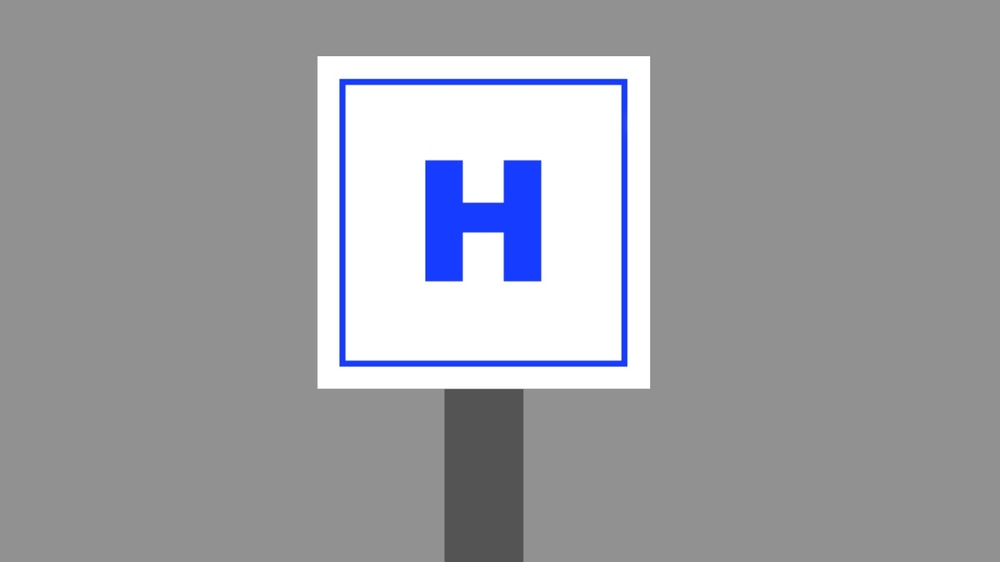
#> input picture Zeva Nathania Yuke Putri_5004221151_TugasOpenCV/tugas 3/gtt.jpg, 1000 x 562 px, shrunk from 1600 x 900 before the run, given in place of Valo.jpg, which was not available
$ python 'Zeva NYP _5004221151_Tugas1.py'
#> lines starting #> are read from the running program, lines starting #| are printed output that depends on the picture; pictures that were not available may be replaced by others from this repository, and a replacement may not be noted
import cv2 as cv
import numpy as np
import cvzone

## required image // raw
img = cv.imread("Valo.jpg")
#> img is the input picture: shape (562, 1000, 3); mean B, G, R 164.7, 159.2, 158.1

## begin by dividing an image onto 4 sections
## vertical divide image
## start!!!
height = img.shape[0]
#> height = 562
width = img.shape[1]
#> width = 1000
## cut an image into a half
width_cutoff = width // 2
#> width_cutoff = 500
left1 = img[:, :width_cutoff]
right1 = img[:, width_cutoff:]
## finishing vertical divide image

## counter clockwising so it would turns to 4 sections
## rotate image LEFT1 to 90 CLOCKWISE
img= cv.rotate(left1, cv.ROTATE_90_CLOCKWISE)
#> img: shape (500, 562, 3)

## starting vertical divide image
height = img.shape[0]
#> height = 500
width = img.shape[1]
#> width = 562

## cut off the image on a half
width_cutoff = width // 2
#> width_cutoff = 281
l1 = img[:, :width_cutoff]
l2 = img[:, width_cutoff:]
## finish vertical divide image
## rotate image to 90 counterclockwise
l1 = cv.rotate(l1, cv.ROTATE_90_COUNTERCLOCKWISE)
#> l1: shape (281, 500, 3)
#save
# cv.imwrite("valo_1.jpg", l1)
#rotate image to 90 COUNTERCLOCKWISE
l2 = cv.rotate(l2, cv.ROTATE_90_COUNTERCLOCKWISE)
#> l2: shape (281, 500, 3)
# #save
# cv.imwrite("valo_2.jpg", l2)

# ## horizontal divide right1 image
# ## rotate image RIGHT1 to 90 CLOCKWISE
img = cv.rotate(right1, cv.ROTATE_90_CLOCKWISE)
# ## start vertical divide image
height = img.shape[0]
width = img.shape[1]
# # Cut the image in half
width_cutoff = width // 2
r1 = img[:, :width_cutoff]
r2 = img[:, width_cutoff:]
# # finish vertical devide image
#rotate image to 90 COUNTERCLOCKWISE
r1 = cv.rotate(r1, cv.ROTATE_90_COUNTERCLOCKWISE)
#> r1: shape (281, 500, 3)
# #save
# cv.imwrite("rant_1.jpg", r1)
# #rotate image to 90 COUNTERCLOCKWISE
r2 = cv.rotate(r2, cv.ROTATE_90_COUNTERCLOCKWISE)
#> r2: shape (281, 500, 3)
# #save
# cv.imwrite("rant_2.jpg", r2)

img = cv.imread("rant_1.jpg")
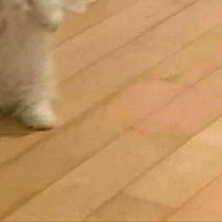
#> input picture Zeva Nathania Yuke Putri_5004221151_TugasOpenCV/tugas 1/rant_1.jpg, 222 x 222 px, shrunk from 355 x 355 before the run
#> img is the input picture: shape (222, 222, 3); mean B, G, R 98.8, 147.8, 193.2
img1 = cv.imread("rant_2.jpg")
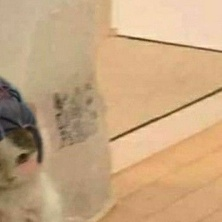
#> input picture Zeva Nathania Yuke Putri_5004221151_TugasOpenCV/tugas 1/rant_2.jpg, 222 x 222 px, shrunk from 355 x 355 before the run
#> img1 is the input picture: shape (222, 222, 3); mean B, G, R 128.1, 165.2, 198.1
img2 = cv.imread("valo_1.jpg")
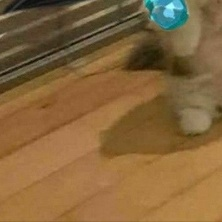
#> input picture Zeva Nathania Yuke Putri_5004221151_TugasOpenCV/tugas 1/valo_1.jpg, 222 x 222 px, shrunk from 355 x 355 before the run
#> img2 is the input picture: shape (222, 222, 3); mean B, G, R 60.1, 101.4, 133.2
img3 = cv.imread("valo_2.jpg")
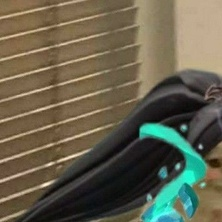
#> input picture Zeva Nathania Yuke Putri_5004221151_TugasOpenCV/tugas 1/valo_2.jpg, 222 x 222 px, shrunk from 355 x 355 before the run
#> img3 is the input picture: shape (222, 222, 3); mean B, G, R 77.3, 97.3, 101.6

# returns the array filled with zeros  of floating values by default
zero = np.zeros(img1.shape[:2], dtype='uint8')
uno = np.zeros(img2.shape[:2], dtype='uint8')
tres = np.zeros(img3.shape[:2], dtype='uint8')

# # define img's color
# # blue, green, red = cv.split(img)
# # extract color into plain since no need to extract
# # zeroimg = cv.merge([blank, white, blank])

# define img1's color
blue, green, red = cv.split(img1)
# extract color into blue
blueimg = cv.merge([blue, zero, zero])
# show image then save in jpg file
# cv.imwrite("valoblue.jpg", blueimg)

# define img1's color
blue, green, red = cv.split(img2)
# extract color into green
greenimg = cv.merge([uno, green, uno])
# show image then save in jpg file
# cv.imwrite("valogreen.jpg", greenimg)

# define img2's color
blue, green, red = cv.split(img3)
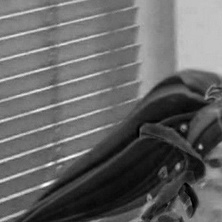
#> red: shape (222, 222); min 0, max 255, mean 101.6
# extract color into red
redimg = cv.merge([tres, tres, red])
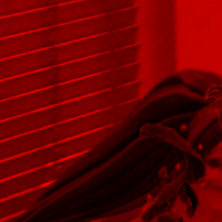
#> redimg: shape (222, 222, 3); mean of channels 0, 1, 2 0, 0, 101.6; drawn as B, G, R
# show image then save in jpg file
# cv.imwrite("valored.jpg", redimg)

## voila!!
imagestack = cvzone.stackImages([redimg, blueimg, greenimg, img], 2, 0.8)
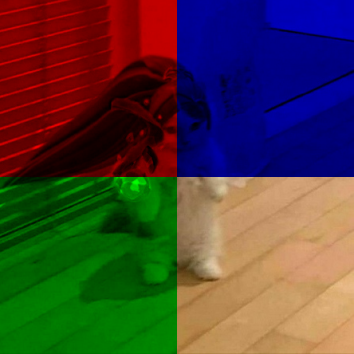
#> imagestack: shape (354, 354, 3); mean of channels 0, 1, 2 56.7, 62.3, 73.7; drawn as B, G, R
cv.imshow("stack", imagestack)
cv.imwrite("Tugas1.jpg", imagestack)
cv.imshow("rant_1", img)
cv.imshow("valoblue", blueimg)
cv.imshow("valogreen", greenimg)
cv.imshow("valored", redimg)


cv.waitKey(0)
cv.destroyAllWindows()
